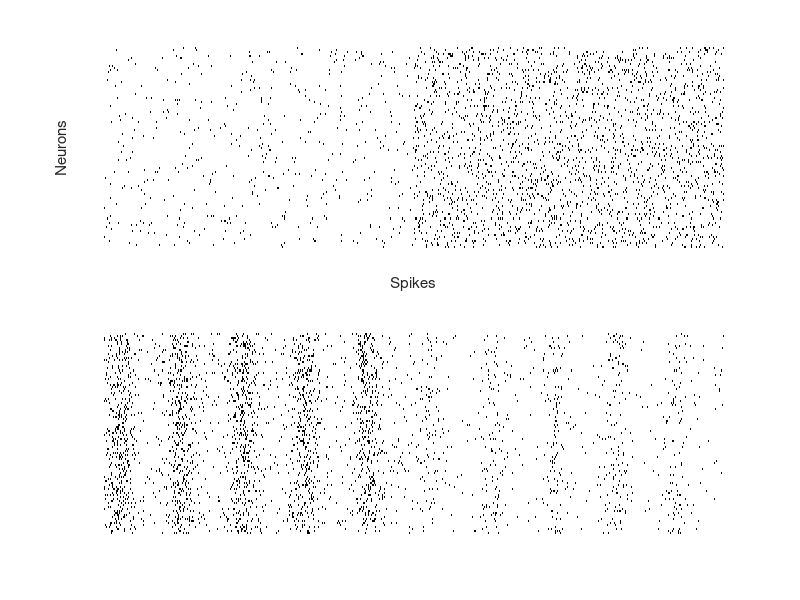

MATLAB code for this plot: (Note: this script raises an error after producing the figure.)
a=rand(100,10000);
a(:,5001:10000)=a(:,5001:10000)/5;
a=(a<.015);
subplot(2,1,1), imagesc(1-a), colormap('gray')
axis off, set(gcf,'Color','w')
ylabel('Neurons'), xlabel('Spikes')

b=rand(100,10000);
for k=1:100
    b(k,:)=b(k,:).*((1-.5*sin(2*pi*[1:10000]/1000)).^2);
end
b(:,5001:10000)=b(:,5001:10000)*3;
b=(b<.05);

subplot(2,1,2), imagesc(1-b), colormap('gray')
axis off, set(gcf,'Color','w')


b=sum(a,1);
c=psd(b,1000,1000,500);

x=0:200;
d=x.*exp(-(x-3)/5);
e=0*a;

for k=1:100
    u=conv(a(k,:),d);
    u([1:99 (length(u)-100):length(u)])=[];
    e(k,:)=u;
end

f=sum(e,1);
g=cumsum(f);
h=psd(f,1000,1000,500);

figure, loglog(h)
figure, plot(log10(100:301),log10(h(100:301)))


